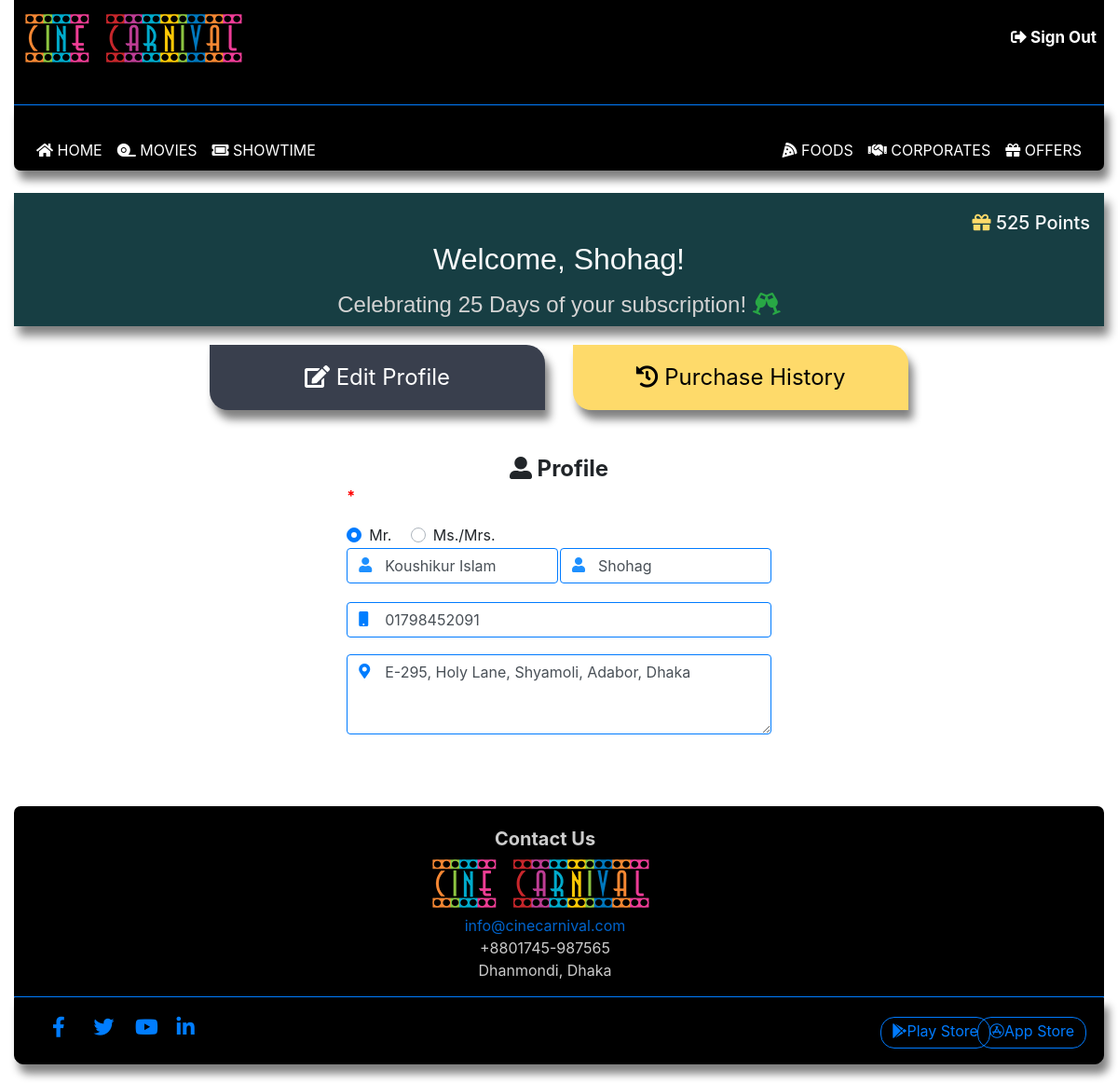
The app's page /PHP/ProfilePage.php (signed in), older data.
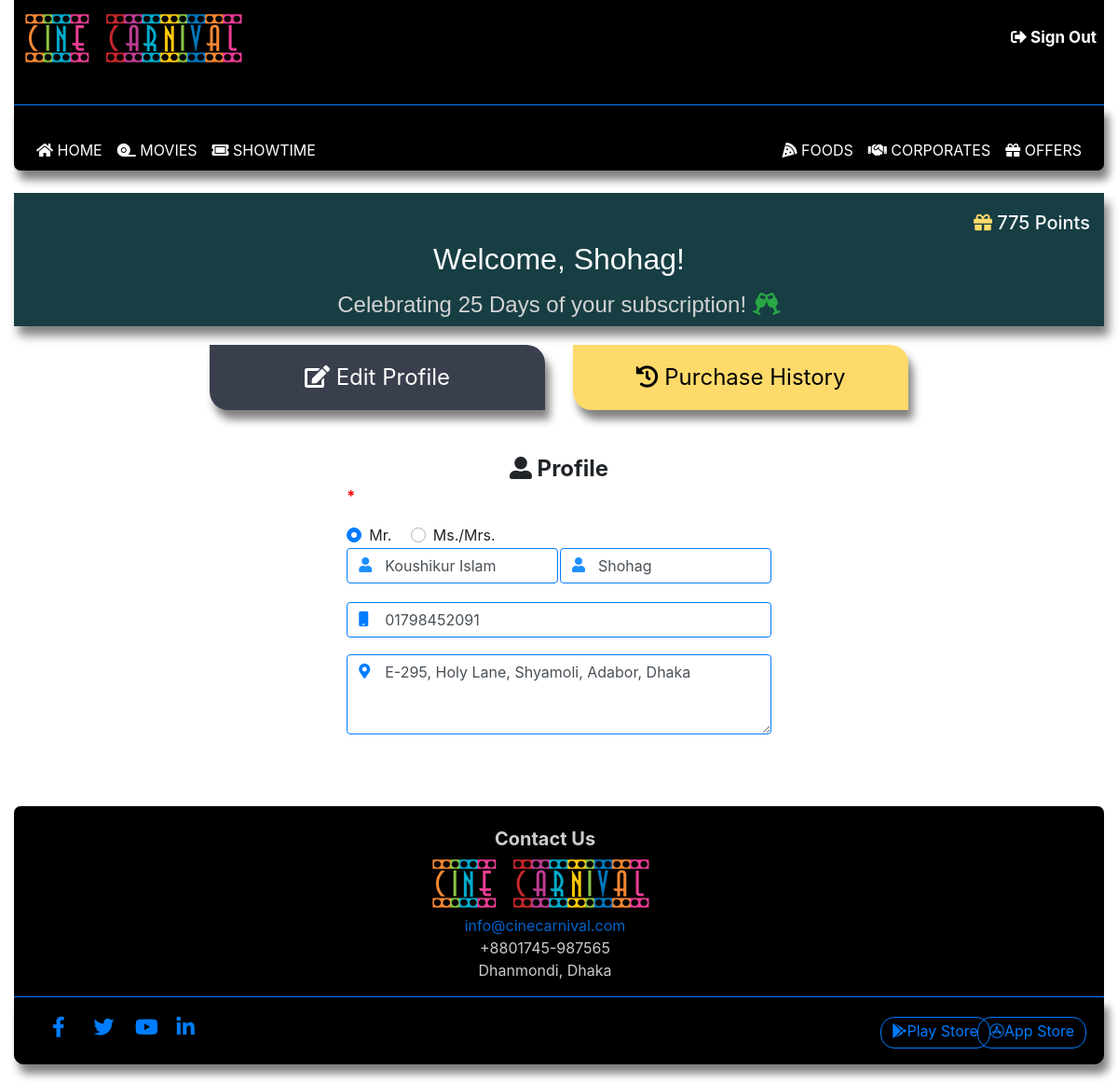
The same page, newer data.
### tables this page shows
CREATE TABLE `customer` (
  `c_id` int(10) NOT NULL,
  `gender` varchar(7) NOT NULL,
  `user_name` varchar(30) NOT NULL,
  `first_name` varchar(30) NOT NULL,
  `last_name` varchar(30) NOT NULL,
  `mail` varchar(50) NOT NULL,
  `phone` int(12) NOT NULL,
  `address` varchar(100) DEFAULT NULL,
  `password` varchar(256) NOT NULL,
  `status` varchar(12) NOT NULL,
  `points` int(6) DEFAULT NULL,
  `joining_date` date DEFAULT NULL,
  `user_type` int(2) NOT NULL
);

### PHP/ProfilePage.php (the view, shortened to what the changed rows need)
<?php
include "DatabaseConnection.php";
$userName = $userType = "";
if (!isset($_SESSION['user_name'])) {
    header("Locations: SignInPage.php");
} else {
    $userName = $_SESSION['user_name'];
}
$gender = $firstName = $lastName = $mail = $phone = $address = $password = $newPassword = $newPasswordToDB = $confirmPassword = $status = $points = $joiningDate = $msg = $joiningPeriod="";
$currentDateTime = date("Y/m/d");
$query = "SELECT * FROM customer WHERE user_name='$userName' OR mail='$userName';";
$result = mysqli_query($conn, $query);
while ($row = mysqli_fetch_assoc($result)) {
    $firstName = $row['first_name'];
    $lastName = $row['last_name'];
    $phone = $row['phone'];
    $address = $row['address'];
    $points = $row['points'];
    $joiningDate = $row['joining_date'];
}
$phone = "0" . (string) $phone;
$date1 = new DateTime($currentDateTime);
$date2 = new DateTime($joiningDate);
$joiningPeriod = $date1->diff($date2);
?>
<!DOCTYPE html>
<html lang="en">
<head>
    <link rel="stylesheet" href="https://maxcdn.bootstrapcdn.com/bootstrap/4.0.0/css/bootstrap.min.css">
    <link rel="stylesheet" href="https://cdnjs.cloudflare.com/ajax/libs/font-awesome/5.13.0/css/all.min.css">
    <link rel="stylesheet" href="file:///C:/Users/User/Downloads/fontawesome-free-5.13.0-web/fontawesome-free-5.13.0-web/css/all.css">
    <link rel="stylesheet" href="..\css/style.css">
    <link rel="stylesheet" href="..\css/bootstrap.min.css">
</head>
<body>
    <div class="container-fluid">
        <div class="container-fluid">
            <div class="row mt-4  text-light welcome-box" id="welcomeSection">
                <div class="col-12  text-right">
                    <div class="label h5">
                    <span style="color: #feda6a;"><i class="fas fa-gift"></i></span> <?php if(isset($points)) echo $points." Points";?>
                    </div>
                </div>
                <div class="col-12 text-center">
                    <div class="welcome-to-profile">
                        <label class="text-capitalize" for="" style="font-family:Arial, Helvetica, sans-serif">
                            <h2>Welcome, <?php echo  $lastName; ?>!</h2>
                        </label>
                    </div>
                </div>
                <div class="col-12 text-center ">
                        <label class="h4 font-weight-normal" style="color:lightgray;font-family:Arial, Helvetica, sans-serif;">Celebrating <?php echo $joiningPeriod->d." Days of your subscription!"; ?> <span class="text-success"><i class="fas fa-glass-cheers"></i></span></label>
                </div>
            </div>
            <div class="row justify-content-center">
                <div class="col-12">
                    <div class="row justify-content-center">
                        <div class="col-12 col-sm-10 col-md-8 col-lg-6 col-xl-5">
                            <div id="profileFormSection" style="display: block;">
                                <form action="ProfilePage.php" method="POST">
                                    <table style="width:100%;">
                                        <tr>
                                            <th colspan="2">
                                                <div class="form-group text-center mt-5 mb-0">
                                                    <span class="font-weight-bold text-center h4"><i class="fas fa-user-alt"></i> Profile</span>
                                                </div>
                                            </th>
                                        </tr>
                                        <tr>
                                            <td>
                                                <div class="form-group inputWithIcon" id="fNameDiv">
                                                    <input class="form-control border text-capitalize border-primary" type="text" name="firstName" maxlength="30" minlength="3" value="<?php echo "$firstName"; ?>" placeholder="First Name" required>
                                                    <i class="fas fa-user"></i>
                                                </div>
                                            </td>
                                            <td>
                                                <div class="form-group inputWithIcon" id="lNameDiv">
                                                    <input class="form-control border text-capitalize border-primary" type="text" name="lastName" maxlength="30" minlength="3" value="<?php echo "$lastName"; ?>" placeholder="Last Name" required>
                                                    <i class="fas fa-user"></i>
                                                </div>
                                            </td>
                                        </tr>
                                        <tr>
                                            <td colspan="2">
                                                <div class="form-group inputWithIcon" id="phoneDiv">
                                                    <input class="form-control border border-primary" type="number" name="phone" value="<?php echo "$phone"; ?>" placeholder="Phone" maxlength="11" required>
                                                    <i class="fas fa-mobile"></i>
                                                </div>
                                            </td>
                                        </tr>
                                        <tr>
                                            <td colspan="2">
                                                <div class="form-group inputWithIcon" id="addressDiv">
                                                    <textarea name="address" class="form-control text-capitalize border border-primary" maxlength="100" cols="30" rows="3" placeholder="Address"><?php echo "$address"; ?></textarea>
                                                    <i class="fas fa-map-marker-alt"></i>
                                                </div>
                                            </td>
                                        </tr>
                                    </table>
                                </form>
                            </div>
                        </div>
                    </div>
                </div>
            </div>
        </div>
</body>
</html>

Row changes from the older to the newer data that the page shows:
changed customer "Shohag": points "525" → "775"
